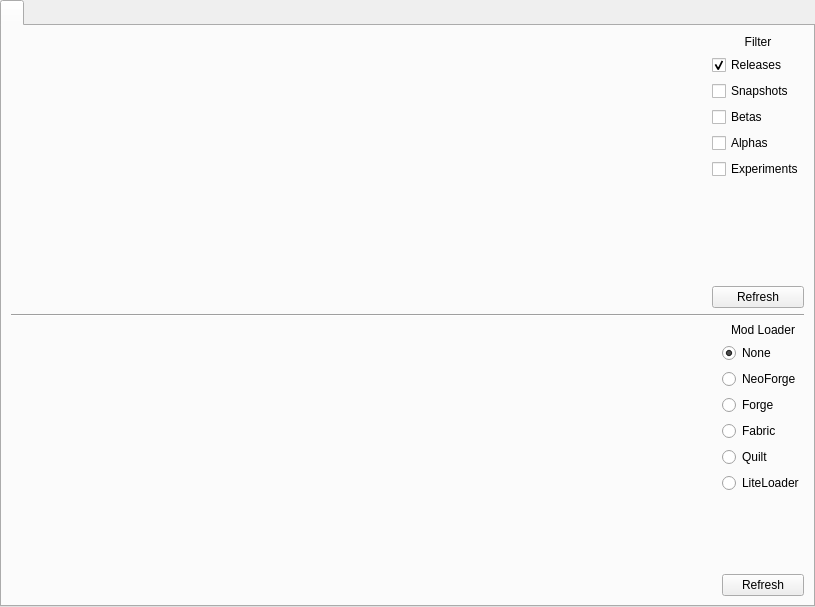
<?xml version="1.0" encoding="UTF-8"?>
<ui version="4.0">
 <class>CustomPage</class>
 <widget class="QWidget" name="CustomPage">
  <property name="geometry">
   <rect>
    <x>0</x>
    <y>0</y>
    <width>815</width>
    <height>607</height>
   </rect>
  </property>
  <layout class="QVBoxLayout" name="verticalLayout_5">
   <property name="leftMargin">
    <number>0</number>
   </property>
   <property name="topMargin">
    <number>0</number>
   </property>
   <property name="rightMargin">
    <number>0</number>
   </property>
   <property name="bottomMargin">
    <number>0</number>
   </property>
   <item>
    <widget class="QTabWidget" name="tabWidget">
     <property name="currentIndex">
      <number>0</number>
     </property>
     <widget class="QWidget" name="tab">
      <attribute name="title">
       <string notr="true"/>
      </attribute>
      <layout class="QGridLayout" name="gridLayout_2">
       <item row="2" column="0">
        <widget class="Line" name="line">
         <property name="sizePolicy">
          <sizepolicy hsizetype="Minimum" vsizetype="Fixed">
           <horstretch>0</horstretch>
           <verstretch>0</verstretch>
          </sizepolicy>
         </property>
         <property name="orientation">
          <enum>Qt::Horizontal</enum>
         </property>
        </widget>
       </item>
       <item row="0" column="0">
        <layout class="QHBoxLayout" name="minecraftLayout">
         <item>
          <widget class="VersionSelectWidget" name="versionList" native="true">
           <property name="sizePolicy">
            <sizepolicy hsizetype="Expanding" vsizetype="Expanding">
             <horstretch>0</horstretch>
             <verstretch>0</verstretch>
            </sizepolicy>
           </property>
          </widget>
         </item>
         <item>
          <layout class="QVBoxLayout" name="verticalLayout">
           <item>
            <widget class="QLabel" name="label">
             <property name="text">
              <string>Filter</string>
             </property>
             <property name="alignment">
              <set>Qt::AlignCenter</set>
             </property>
            </widget>
           </item>
           <item>
            <widget class="QCheckBox" name="releaseFilter">
             <property name="text">
              <string>Releases</string>
             </property>
             <property name="checkable">
              <bool>true</bool>
             </property>
             <property name="checked">
              <bool>true</bool>
             </property>
            </widget>
           </item>
           <item>
            <widget class="QCheckBox" name="snapshotFilter">
             <property name="text">
              <string>Snapshots</string>
             </property>
             <property name="checkable">
              <bool>true</bool>
             </property>
            </widget>
           </item>
           <item>
            <widget class="QCheckBox" name="betaFilter">
             <property name="text">
              <string>Betas</string>
             </property>
             <property name="checkable">
              <bool>true</bool>
             </property>
            </widget>
           </item>
           <item>
            <widget class="QCheckBox" name="alphaFilter">
             <property name="text">
              <string>Alphas</string>
             </property>
             <property name="checkable">
              <bool>true</bool>
             </property>
            </widget>
           </item>
           <item>
            <widget class="QCheckBox" name="experimentsFilter">
             <property name="text">
              <string>Experiments</string>
             </property>
             <property name="checkable">
              <bool>true</bool>
             </property>
            </widget>
           </item>
           <item>
            <spacer name="verticalSpacer">
             <property name="orientation">
              <enum>Qt::Vertical</enum>
             </property>
             <property name="sizeHint" stdset="0">
              <size>
               <width>20</width>
               <height>40</height>
              </size>
             </property>
            </spacer>
           </item>
           <item>
            <widget class="QPushButton" name="refreshBtn">
             <property name="text">
              <string>Refresh</string>
             </property>
            </widget>
           </item>
          </layout>
         </item>
        </layout>
       </item>
       <item row="4" column="0">
        <layout class="QHBoxLayout" name="loaderLayout">
         <item>
          <widget class="VersionSelectWidget" name="loaderVersionList" native="true">
           <property name="sizePolicy">
            <sizepolicy hsizetype="Expanding" vsizetype="Expanding">
             <horstretch>0</horstretch>
             <verstretch>0</verstretch>
            </sizepolicy>
           </property>
          </widget>
         </item>
         <item>
          <layout class="QVBoxLayout" name="verticalLayout_2">
           <item>
            <widget class="QLabel" name="loaderLabel">
             <property name="text">
              <string>Mod Loader</string>
             </property>
             <property name="alignment">
              <set>Qt::AlignCenter</set>
             </property>
            </widget>
           </item>
           <item>
            <widget class="QRadioButton" name="noneFilter">
             <property name="text">
              <string>None</string>
             </property>
             <property name="checked">
              <bool>true</bool>
             </property>
             <attribute name="buttonGroup">
              <string notr="true">loaderBtnGroup</string>
             </attribute>
            </widget>
           </item>
           <item>
            <widget class="QRadioButton" name="neoForgeFilter">
             <property name="text">
              <string>NeoForge</string>
             </property>
             <attribute name="buttonGroup">
              <string notr="true">loaderBtnGroup</string>
             </attribute>
            </widget>
           </item>
           <item>
            <widget class="QRadioButton" name="forgeFilter">
             <property name="text">
              <string>Forge</string>
             </property>
             <attribute name="buttonGroup">
              <string notr="true">loaderBtnGroup</string>
             </attribute>
            </widget>
           </item>
           <item>
            <widget class="QRadioButton" name="fabricFilter">
             <property name="text">
              <string>Fabric</string>
             </property>
             <attribute name="buttonGroup">
              <string notr="true">loaderBtnGroup</string>
             </attribute>
            </widget>
           </item>
           <item>
            <widget class="QRadioButton" name="quiltFilter">
             <property name="text">
              <string>Quilt</string>
             </property>
             <attribute name="buttonGroup">
              <string notr="true">loaderBtnGroup</string>
             </attribute>
            </widget>
           </item>
           <item>
            <widget class="QRadioButton" name="liteLoaderFilter">
             <property name="text">
              <string>LiteLoader</string>
             </property>
             <attribute name="buttonGroup">
              <string notr="true">loaderBtnGroup</string>
             </attribute>
            </widget>
           </item>
           <item>
            <spacer name="verticalSpacer_2">
             <property name="orientation">
              <enum>Qt::Vertical</enum>
             </property>
             <property name="sizeHint" stdset="0">
              <size>
               <width>20</width>
               <height>40</height>
              </size>
             </property>
            </spacer>
           </item>
           <item>
            <widget class="QPushButton" name="loaderRefreshBtn">
             <property name="text">
              <string>Refresh</string>
             </property>
            </widget>
           </item>
          </layout>
         </item>
        </layout>
       </item>
      </layout>
     </widget>
    </widget>
   </item>
  </layout>
 </widget>
 <customwidgets>
  <customwidget>
   <class>VersionSelectWidget</class>
   <extends>QWidget</extends>
   <header>ui/widgets/VersionSelectWidget.h</header>
   <container>1</container>
  </customwidget>
 </customwidgets>
 <tabstops>
  <tabstop>tabWidget</tabstop>
  <tabstop>releaseFilter</tabstop>
  <tabstop>snapshotFilter</tabstop>
  <tabstop>betaFilter</tabstop>
  <tabstop>alphaFilter</tabstop>
  <tabstop>experimentsFilter</tabstop>
  <tabstop>refreshBtn</tabstop>
 </tabstops>
 <resources/>
 <connections/>
 <buttongroups>
  <buttongroup name="loaderBtnGroup"/>
 </buttongroups>
</ui>
